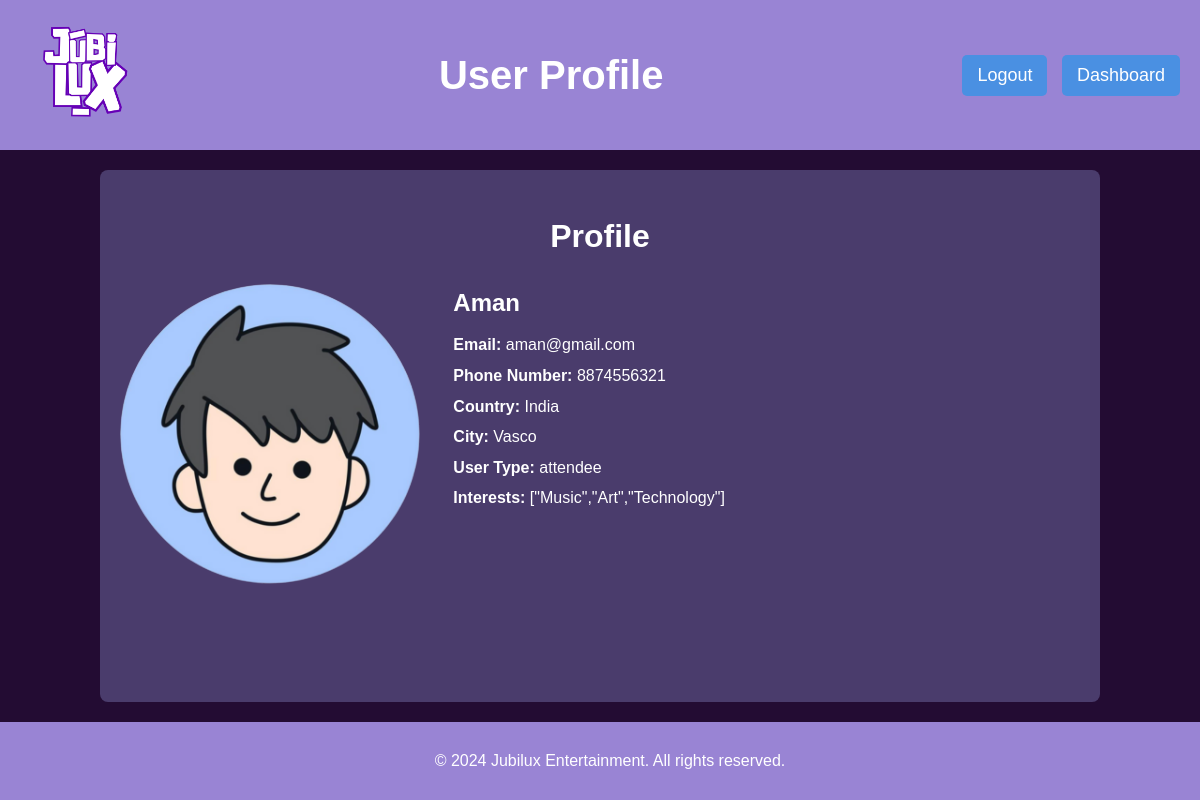
/profile.php (signed in), run on the app's committed database.
### tables this page shows
CREATE TABLE `attendee` (
  `attendee_id` int(11) NOT NULL,
  `username` varchar(50) NOT NULL,
  `interest` varchar(255) DEFAULT NULL
);

### profile.php (the view, shortened to what this page needs)
<?php
include 'db_connection.php';
$username = $_SESSION['username'];
$sql = "SELECT a.username, a.email, a.phone_number, a.country, a.city, a.user_type, t.interest
        FROM admin a
        LEFT JOIN attendee t ON a.username = t.username
        WHERE a.username = ?";
$stmt = $conn->prepare($sql);
$stmt->bind_param("s", $username);
$stmt->execute();
$result = $stmt->get_result();
$userData = $result->fetch_assoc();
?>
<!DOCTYPE html>
<html lang="en">
<head>
    <link rel="stylesheet" href="index.css">
</head>
<body>
    <header>
        <img class="Jubilux-Logo-head" src="images/jubilux logo.png" alt="Jubilux Logo">
        <span class="title-home">User Profile</span>
        <div>
            <a href="logout.php"><button class="btn">Logout</button></a>
            <a href="attendee_dash.php"><button class="btn">Dashboard</button></a>
        </div>
    </header>
    <div class="profile-container">
        <div class="profile-header">
            <h1>Profile</h1>
        </div>
        <div class="profile-content">
            <div class="profile-image">
                <img src="images/profileimg.png" alt="Profile Image">
            </div>
            <div class="profile-info">
                <h2 style="text-align: left"><?php echo htmlspecialchars($userData['username']); ?></h2>
                <p><strong>Email:</strong> <?php echo htmlspecialchars($userData['email']); ?></p>
                <p><strong>Phone Number:</strong> <?php echo htmlspecialchars($userData['phone_number']); ?></p>
                <p><strong>Country:</strong> <?php echo htmlspecialchars($userData['country']); ?></p>
                <p><strong>City:</strong> <?php echo htmlspecialchars($userData['city']); ?></p>
                <p><strong>User Type:</strong> <?php echo htmlspecialchars($userData['user_type']); ?></p>
                <p><strong>Interests:</strong> <?php echo htmlspecialchars($userData['interest'] ? $userData['interest'] : 'None'); ?></p>
            </div>
        </div>
    </div>
    <footer>
        <p>&copy; 2024 Jubilux Entertainment. All rights reserved.</p>
    </footer>
</body>
</html>

### index.css (style rules this page uses)
body { font-family: Arial, sans-serif; line-height: 1.6; margin: 0; padding: 0; background-color: #230c33; color: white; }
header { background-color: #9984d4; height: 150px; display: flex; align-items: center; justify-content: space-between; padding: 0 20px; position: relative; }
.Jubilux-Logo-head { width: 130px; }
.title-home { font-weight: bold; font-size: 40px; text-align: center; flex: 1; }
.btn { margin-left: 10px; padding: 20px 35px; font-size: large; background-color: #7f5dc7; border: none; border-radius: 5px; color: white; cursor: pointer; transition: background-color 0.3s; }
h2 { text-align: center; }
footer { background-color: #9984d4; text-align: center; padding: 10px 0; position: relative; }
a { color: #7f5dc7; text-decoration: none; }

### profile.php (style rules this page uses)
body { font-family: Arial, sans-serif; line-height: 1.6; margin: 0; padding: 0; background-color: #230c33; display: flex; flex-direction: column; min-height: 100vh; }
header { background-color: #9984d4; height: 150px; display: flex; align-items: center; justify-content: space-between; padding: 0 20px; }
.Jubilux-Logo-head { width: 130px; }
.title-home { font-weight: bold; font-size: 40px; text-align: center; flex: 1; }
.btn { margin-left: 10px; background-color: #4a90e2; color: white; border: none; border-radius: 5px; padding: 10px 15px; cursor: pointer; }
.profile-container { width: 80%; margin: 20px auto; background: #4a3c6c; border-radius: 8px; padding: 20px; color: white; flex: 1; }
.profile-header { text-align: center; margin-bottom: 20px; }
.profile-content { display: flex; align-items: flex-start; }
.profile-image { flex: 1; }
.profile-image img { border-radius: 50%; width: 300px; height: 300px; object-fit: cover; }
.profile-info { flex: 2; margin-left: 20px; }
.profile-info h2 { margin: 0 0 10px; }
.profile-info p { margin: 5px 0; }
footer { background-color: #9984d4; text-align: center; padding: 10px; color: white; width: 100%; }

### data on the page
attendee: username.username "Aman", username.email "aman@gmail.com", username.phone_number "8874556321", username.country "India", username.city "Vasco", username.user_type "attendee", interest "[\"Music\",\"Art\",\"Technology\"]"
